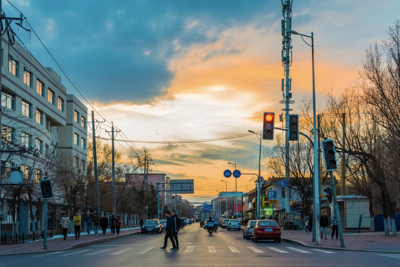
#> input picture 2-LinearFilter/road25.png, 400 x 267 px, found by its file name
$ python linearFiltering.py
#> lines starting #> are read from the running program, lines starting #| are printed output that depends on the picture; long printed decimals are rounded
import cv2
import numpy as np

"""
210125B_Code.py
Linear Filtering - CS3713

Note: numpy only required for RMS difference calculation and correct image type conversion for
cv2.imwrite.
Code refactored using CoPilot
"""

def initializeImage(image_path):
#> called with image_path = './2-LinearFilter/road25.png'
    image = cv2.imread(image_path, cv2.IMREAD_COLOR)
#> image is the input picture: shape (267, 400, 3); mean B, G, R 120, 124.3, 116.5
    image = cv2.cvtColor(image, cv2.COLOR_BGR2RGB)

    # Convert to grayscale
    height, width, _ = image.shape
#> height = 267; width = 400
    greyImage = [[0 for _ in range(width)] for _ in range(height)]
    for i in range(height):
        for j in range(width):
            greyImage[i][j] = int(
                image[i, j, 0] / 3 + image[i, j, 1] / 3 + image[i, j, 2] / 3
            )
#> after the loop, greyImage = 267 items

    # Find the minimum and maximum pixel values
    min_val = min(min(row) for row in greyImage)
#> min_val = 0
    max_val = max(max(row) for row in greyImage)
#> max_val = 249

    # Apply linear contrast enhancement
    enhancedImage = [[0 for _ in range(width)] for _ in range(height)]
    for i in range(height):
        for j in range(width):
            enhancedImage[i][j] = int(
                (greyImage[i][j] - min_val) / (max_val - min_val) * 255
            )
#> after the loop, enhancedImage = 267 items

    # Pad the image with zeros, 2 pixels on each side
    paddedImage = [[0 for _ in range(width + 4)] for _ in range(height + 4)]
    for i in range(height):
        for j in range(width):
            paddedImage[i + 2][j + 2] = enhancedImage[i][j]
#> after the loop, paddedImage = 271 items

    return enhancedImage, paddedImage

def applyFilter(image, filter):
    height, width = len(image), len(image[0])
    filterHeight, filterWidth = len(filter), len(filter[0])
    result = [[0 for _ in range(width - 4)] for _ in range(height - 4)]
    for i in range(2, height - 2):
        for j in range(2, width - 2):
            sum = 0
            for k in range(filterHeight):
                for l in range(filterWidth):
                    sum += image[i + k - 2][j + l - 2] * filter[k][l]
            if sum < 0:
                sum = 0
            if sum > 255:
                sum = 255
            result[i - 2][j - 2] = sum
    return result

def normalizeFilter(filter):
    filterSum = sum(sum(row) for row in filter)
    if filterSum == 0:
        return filter  # Avoid division by zero if the sum is zero
    normalizedFilter = [[value / filterSum for value in row] for row in filter]
    return normalizedFilter

def computeRMSDifference(image1, image2):
    height, width = len(image1), len(image1[0])
    diff = 0
    for i in range(height):
        for j in range(width):
            diff += (image1[i][j] - image2[i][j]) ** 2
    mean_diff = diff / (height * width)
    rms_diff = np.sqrt(mean_diff)
    return rms_diff

# Define and normalize filters
filterA = normalizeFilter([
    [0, -1, -1, -1, 0],
    [-1, 2, 2, 2, -1],
    [-1, 2, 8, 2, -1],
    [-1, 2, 2, 2, -1],
    [0, -1, -1, -1, 0],
])

filterB = normalizeFilter([
    [1, 4, 6, 4, 1],
    [4, 16, 24, 16, 4],
    [6, 24, 36, 24, 6],
    [4, 16, 24, 16, 4],
    [1, 4, 6, 4, 1],
])

filterC = normalizeFilter([
    [5, 5, 5, 5, 5],
    [5, 5, 5, 5, 5],
    [5, 5, 5, 5, 5],
    [5, 5, 5, 5, 5],
    [5, 5, 5, 5, 5],
])

filterD = normalizeFilter([
    [0, 0, -1, 0, 0],
    [0, -2, -2, -2, 0],
    [-1, -2, 16, -2, -1],
    [0, -2, -2, -2, -1],
    [0, 0, -1, 0, 0],
])

# Initialize the image
image_path = "./2-LinearFilter/road25.png"
enhancedImage, paddedImage = initializeImage(image_path)
#> enhancedImage = 267 items; paddedImage = 271 items

# Save the original enhanced image
originalImage = np.array(enhancedImage, dtype=np.uint8)
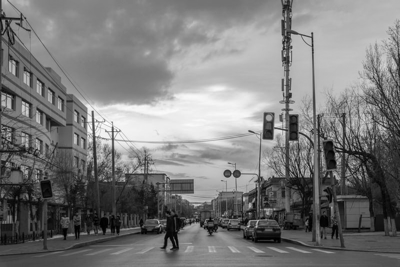
#> originalImage: shape (267, 400); min 0, max 255, mean 122.3
print(
    "RMS between Original Image and Itself",
    computeRMSDifference(originalImage, originalImage),
)
#> in computeRMSDifference, `height, width = len(image1), len(image1[0])`: height = 267; width = 400
#> after the loop in computeRMSDifference, `for i in range(height):`: diff = 0
#| RMS between Original Image and Itself 0.0
cv2.imwrite("./2-LinearFilter/original.jpg", originalImage)

# Apply filters and compute RMS differences
filters = [filterA, filterB, filterC, filterD]
filterNames = ["A", "B", "C", "D"]

for i, filter in enumerate(filters):
    filterImage = applyFilter(paddedImage, filter)
    print(
        f"RMS between Original Image and Filter {filterNames[i]}",
        computeRMSDifference(enhancedImage, filterImage),
    )
    filterImage = np.array(filterImage, dtype=np.uint8)
    cv2.imwrite(f"./2-LinearFilter/filter{filterNames[i]}.jpg", filterImage)
#> this loop made 4 passes
#> (mean_diff in computeRMSDifference, rms_diff in computeRMSDifference) on passes 1 to 4: (69.87, 8.36), (134.4, 11.59), (259.9, 16.12), (2585.1, 50.84)
#| RMS between Original Image and Filter A 8.359
#| RMS between Original Image and Filter B 11.591
#| RMS between Original Image and Filter C 16.120
#| RMS between Original Image and Filter D 50.844
#> pass 1, `filterImage = np.array(filterImage, dtype=np.uint8)`:
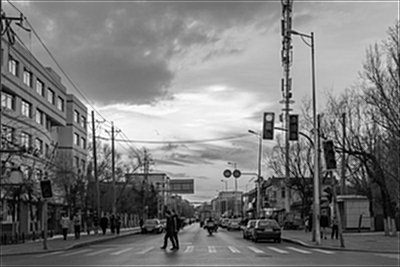
#> filterImage: shape (267, 400); min 0, max 255, mean 122.1
#> pass 2, `filterImage = np.array(filterImage, dtype=np.uint8)`:
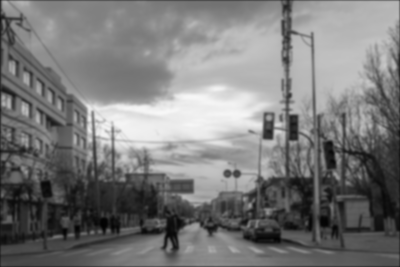
#> filterImage: shape (267, 400); min 2, max 247, mean 121.3
